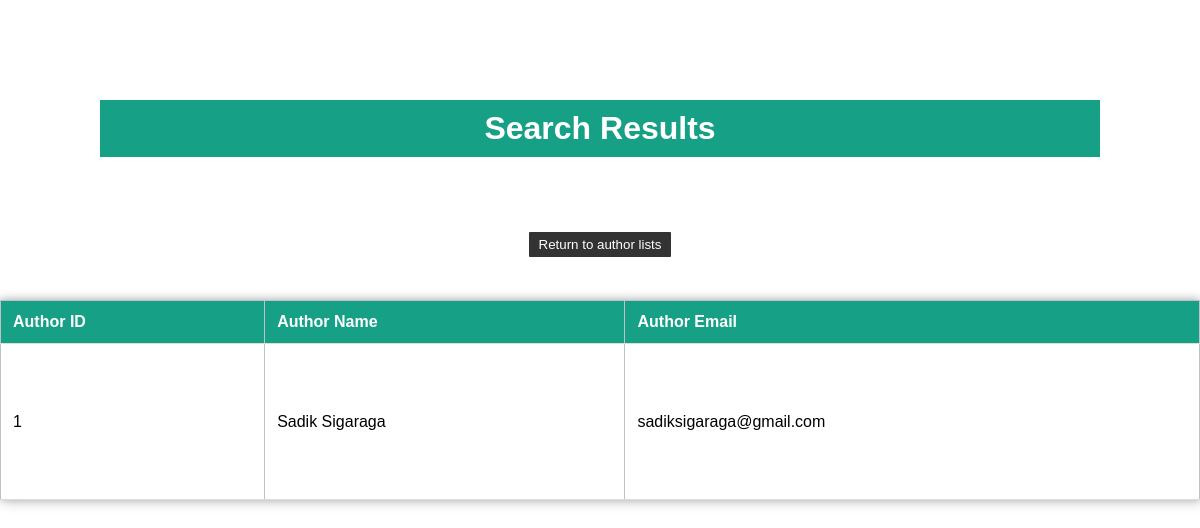
The app's page /authorsearch.php with its own data.
### tables this page shows
CREATE TABLE `authors` (
  `author_id` int(10) NOT NULL,
  `author_name` varchar(255) NOT NULL,
  `author_email` varchar(255) NOT NULL
);

### authorsearch.php (the view, shortened to what this page needs)
<?php
   if (isset($_POST['search'])) {
       $search = $_POST['valueToSearch'];
       $query = "SELECT * FROM authors WHERE author_id LIKE '&$search&'
       OR author_name LIKE '%$search%'
       OR author_email LIKE '%$search%'";
       $search_result = filterTable($query);
   } else {
       $query = "SELECT * FROM authors";
       $search_result = filterTable($query);
   }
   function filterTable($query)
   {
       $connect = mysqli_connect("localhost", "root", "", "bookworm");
       $filter_Result = mysqli_query($connect, $query);
       return $filter_Result;
   }
   ?>
<!DOCTYPE html>
<html>
<head>
    <link rel="stylesheet" type="text/css" href="css/table.css">
</head>
<body>
    <div align="center">
        <h1>Search Results</h1>
        <form action="authorsearch.php" method="post">
            <table align="center" border="1" width="80%">
                <thead id="header">
                    <th>Author ID</th>
                    <th>Author Name</th>
                    <th>Author Email</th>
                </thead>
                <?php while ($row = mysqli_fetch_array($search_result)) : ?>
                    <tr align="center">
                        <td><?= $row['author_id']; ?></td>
                        <td><?= $row['author_name']; ?></td>
                        <td><?= $row['author_email']; ?></td>
                    </tr>
                <?php endwhile; ?>
            </table>
        </form>
        <br><br><br>
        <a href="authordisplay.php"> <button class="button">Return to author lists</button></a>
    </div>
</body>
</html>

### css/table.css (style rules this page uses)
body { padding: 0px; margin: 0; font-family: Verdana, Geneva, Tahoma, sans-serif; }
table { position: absolute; left: 50%; top: 50%; transform: translate(-50%, -50%); border-collapse: collapse; width: 1200px; height: 200px; border: 1px solid #bdc3c7; box-shadow: 2px 2px 12px rgba(0, 0, 0, 0.2), -1px -1px 8px rgba(0, 0, 0, 0.2); }
tr { transition: all .2s ease-in; cursor: pointer; }
th, td { padding: 12px; text-align: left; border-bottom: 1px solid #ddd; }
#header { background-color: #16a085; color: #fff; }
h1 { font-weight: 600; text-align: center; background-color: #16a085; color: #fff; padding: 10px 0px; }
.button { background-color:#333; color:#fff; padding: 5px 10px; border: none; border-radius: 1px; }

### authorsearch.php (style rules this page uses)
body { margin: 100px; }

### records on screen
authors: author_id "1", author_name "Sadik Sigaraga", author_email "sadiksigaraga@gmail.com"
